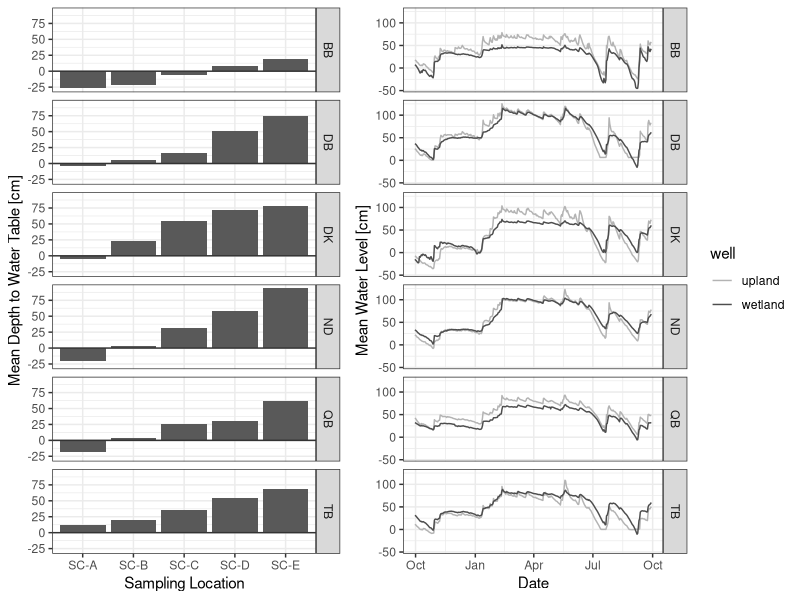

Reproduce this figure in R. (Note: this script raises an error after producing the figure.)
#Script Information---------------------------------------------------------------------------------
#Title: Example analysis
#Coder: C. Nate Jones (cnjones@umd.edu)
#Date: 5/9/2019
#Purpose: Create depth to water table plots

# 1.0 Setup Workspace-------------------------------------------------------------------------------
#Clear memory 
remove(list=ls())

#load appropriate packages
library(gridExtra)
library(lubridate)
library(tidyverse)

#load data
level<-read_csv("data/waterLevel_cleaned.csv")
depth<-read_csv("data/DepthToWaterTable.csv")

#2.0 Barplot of mean depth to water table-----------------------------------------------------------
bar_plot<-depth %>%
  #Filter to site [SC for Kelly's and AIK for Anna's]
  filter(str_detect(station,"SC")) %>%
  #Convert depth to cm
  mutate(d_n = d_n*100) %>%
  #Estimate mean annual depths
  group_by(station, wetland) %>% summarise(Depth= mean(d_n, na.rm=T)) %>%
  #Plot
  ggplot(aes(x=station, y=Depth)) +
    #Add barplot
    geom_bar(stat="identity") + 
    #Add line for zero
    geom_hline(yintercept = 0, col="grey20") +
    #Facet
    facet_grid(rows=vars(wetland)) +
    #Theme information
    theme_bw() + 
      labs(y="Mean Depth to Water Table [cm]", 
           x= "Sampling Location")

#Time series plot of water level-------------------------------------------------------------------
#Tidy water level data~~~~~~~~~~~~~~~~~~~~~~~~~~~~~~~~~~~~~~~~~~~~~~~~~~~~~~~~~~~~~~~~~~~~~~~~~~~~~
level<-level %>%
  #Remove Auxilery Upland Wells
  filter(!str_detect(site,'2'), 
         !str_detect(site,'3'), 
         !str_detect(site,'DF'), 
         !str_detect(site,'GR')) %>%
  #Define wetland and well type
  mutate(well = if_else(str_detect(site,"Wetland"), 
                        'wetland', 
                        'upland'),
         site = substr(site,1,2)) %>%
  #Select relevant collumns
  select(site, well, day, waterLevel)

#Plot~~~~~~~~~~~~~~~~~~~~~~~~~~~~~~~~~~~~~~~~~~~~~~~~~~~~~~~~~~~~~~~~~~~~~~~~~~~~~~~~~~~~~~~~~~~~~~
ts_plot<-level %>% 
  mutate(waterLevel=waterLevel*100) %>%
  filter(site!="GN") %>%
  ggplot(aes(day, waterLevel, color = well, linetype=well)) +
    geom_line() +
    facet_grid(rows=vars(site))+
    theme_bw() +
      labs(y="Mean Water Level [cm]", 
           x= "Date")+
      scale_linetype_manual(values=c(1,1)) +
      scale_color_manual(values=c('grey70','grey30')) + 
      scale_x_date(date_labels =  "%b")

#3.0 Print plots------------------------------------------------------------------------------------
output<-grid.arrange(bar_plot,ts_plot,nrow=1,widths = c(1,1.3))
ggsave(file = "SC_Depth_waterLevel.png", plot=output, path = "results/",
        device = "png", width = 7, height = 8, units = "in")
